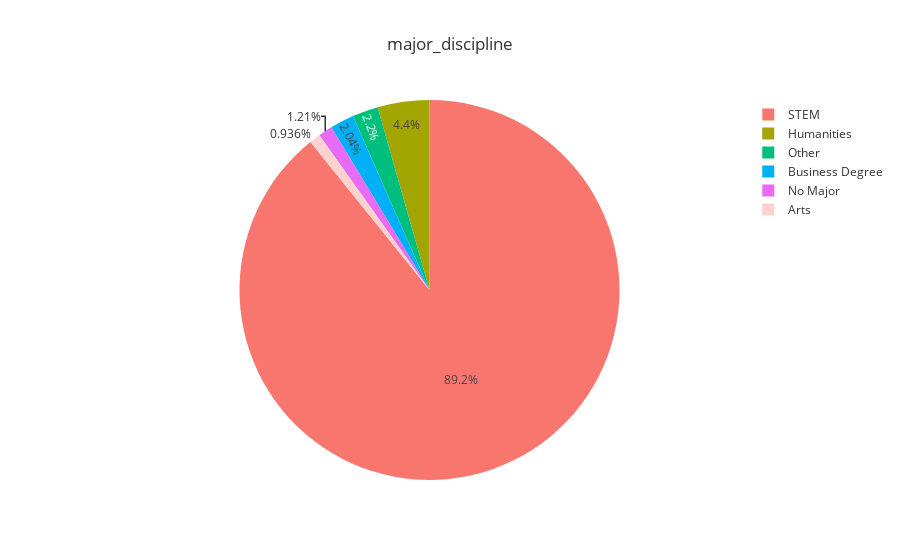

The notebook cell this image was saved under:
### Code cell
print("Number of Missing Values: ", aug_train['major_discipline'].isna().sum())
fig = px.pie(aug_train['major_discipline'].value_counts(), values='major_discipline', 
             names = aug_train['major_discipline'].value_counts().index,title = 'major_discipline',template='ggplot2')
fig.show()

### Figure 1 — Plotly figure (JSON) as saved in the notebook; plotly's stock layout.template omitted (floating-point values rounded to 4 significant figures)
{"data": [{"domain": {"x": [0, 1], "y": [0, 1]}, "hovertemplate": "label=%{label}<br>major_discipline=%{value}<extra></extra>", "labels": ["STEM", "Humanities", "Other", "Business Degree", "No Major", "Arts"], "legendgroup": "", "name": "", "showlegend": true, "type": "pie", "values": [1621, 80, 40, 37, 22, 17]}], "layout": {"legend": {"tracegroupgap": 0}, "title": {"text": "major_discipline"}}}
